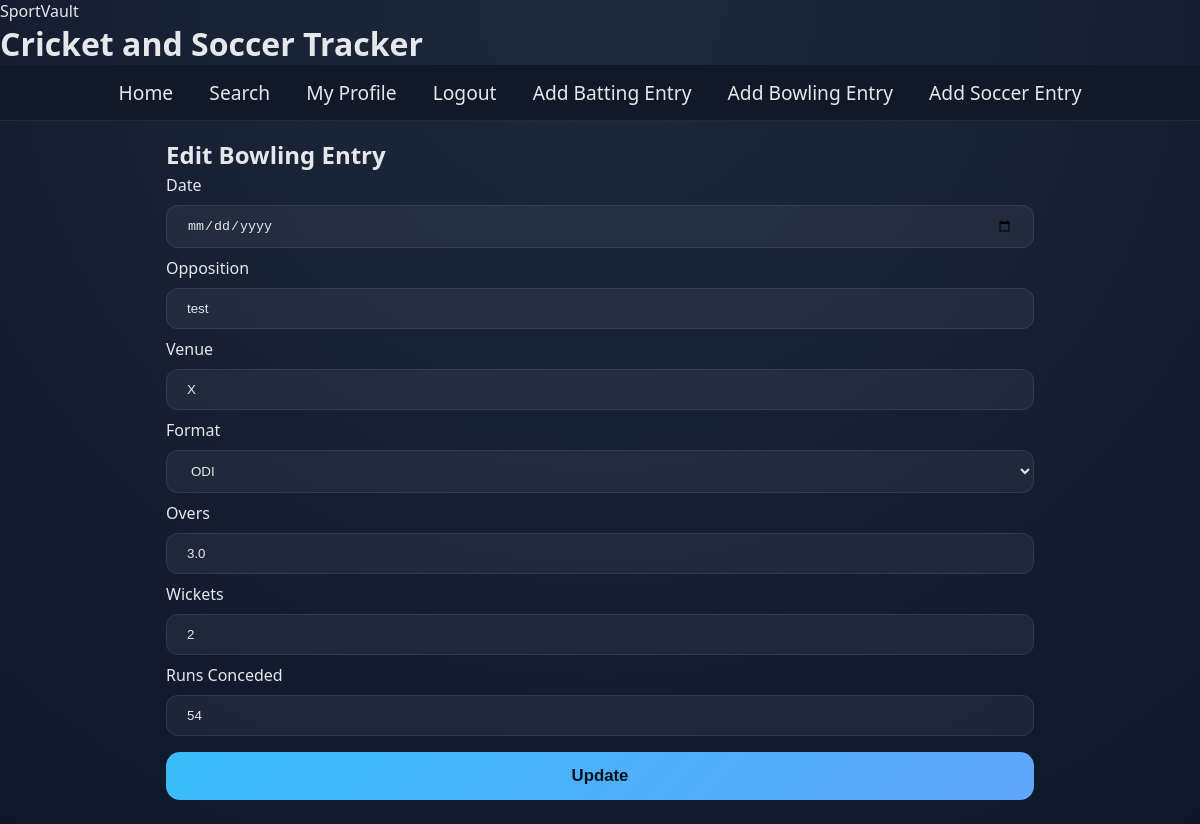
The app's page /edit/bowling/1 (signed in) with its own data.
### tables this page shows
CREATE TABLE Cricket_Bowling (
    bowling_id INTEGER PRIMARY KEY AUTOINCREMENT,
    user_id INTEGER NOT NULL,
    date TEXT NOT NULL,
    opposition TEXT NOT NULL,
    venue TEXT NOT NULL,
    format TEXT NOT NULL,
    overs REAL DEFAULT 0,
    wickets INTEGER DEFAULT 0,
    runs_conceded INTEGER DEFAULT 0,
    FOREIGN KEY (user_id) REFERENCES Users(user_id)
);

### app.py (the view, shortened to what this page needs)
@app.route("/edit/bowling/<int:bowling_id>", methods=["GET", "POST"])
def EditBowling(bowling_id):
    if not session.get("username"):
        return redirect("/login")
    entry = db.get_bowling_by_id(bowling_id)
    if not entry or entry.user_id != session["user_id"]:
        return redirect("/profile")
    return render_template("edit_bowling.html", entry=entry)

### app.py (called while the page is built)
@app.after_request
def SetSecurityHeaders(response):
    response.headers["Content-Security-Policy"] = "script-src 'self';"
    response.headers["X-Content-Type-Options"] = "nosniff"
    response.headers["X-Frame-Options"] = "DENY"
    response.headers["Referrer-Policy"] = "strict-origin-when-cross-origin"
    return response

### db.py (called while the page is built)
def GetDB():
    if not os.path.exists(DB_FOLDER):
        os.makedirs(DB_FOLDER)
    db = sqlite3.connect(DB_PATH)
    db.row_factory = sqlite3.Row
    db.execute("PRAGMA foreign_keys = ON")
    return db

def get_bowling_by_id(bowling_id):
    db = GetDB()
    r = db.execute("SELECT * FROM Cricket_Bowling WHERE bowling_id = ?", (bowling_id,)).fetchone()
    db.close()
    return BowlingPerformance(r["bowling_id"], r["user_id"], r["date"], r["opposition"], r["venue"], r["format"], r["overs"], r["wickets"], r["runs_conceded"]) if r else None

### templates/edit_bowling.html (shortened to what this page needs)
{% extends "base.html" %}
{% block content %}
<section class="card form-card">
  <h2>Edit Bowling Entry</h2>
  <form method="post" novalidate>
    <label>Date</label><input type="date" name="date" value="{{ entry.date }}" required>
    <label>Opposition</label><input type="text" name="opposition" value="{{ entry.opposition }}" required>
    <label>Venue</label><input type="text" name="venue" value="{{ entry.venue }}" required>
    <label>Format</label>
    <select name="format" required>
      <option value="ODI" {% if entry.format == 'ODI' %}selected{% endif %}>ODI</option>
    </select>
    <label>Overs</label><input type="number" name="overs" min="0" step="0.1" value="{{ entry.overs }}" required>
    <label>Wickets</label><input type="number" name="wickets" min="0" value="{{ entry.wickets }}" required>
    <label>Runs Conceded</label><input type="number" name="runs_conceded" min="0" value="{{ entry.runs_conceded }}" required>
    <button type="submit">Update</button>
  </form>
</section>
{% endblock %}

### static/css/style.css (style rules this page uses)
:root { --bg: #0f172a; --panel: #111827; --panel-2: #1f2937; --text: #e5e7eb; --accent: #38bdf8; --accent-2: #528564; --border: rgba(255,255,255,.08); }
* { padding: 0; margin: 0; box-sizing: border-box; }
body { background: radial-gradient(circle at top, #1e293b, var(--bg)); background-attachment: fixed; color: var(--text); font-family: system-ui, -apple-system, BlinkMacSystemFont, "Segoe UI", sans-serif; font-size: 1rem; }
input[type=text], input[type="password"], input[type="date"], input[type="number"], select { width: 100%; padding: 12px 20px; margin: 8px 0; display: inline-block; border: 1px solid var(--border); border-radius: 12px; background: rgba(255,255,255,.05); color: var(--text); box-sizing: border-box; }
input[type=submit], button { width: 100%; background: linear-gradient(135deg, var(--accent), #60a5fa); color: #06111f; padding: 14px 20px; margin: 8px 0; border: none; border-radius: 14px; cursor: pointer; font-size: 1.05em; font-weight: 700; }

### records on screen
Cricket_Bowling: opposition "test", venue "X", format "ODI", overs "3.0", wickets "2", runs_conceded "54"
